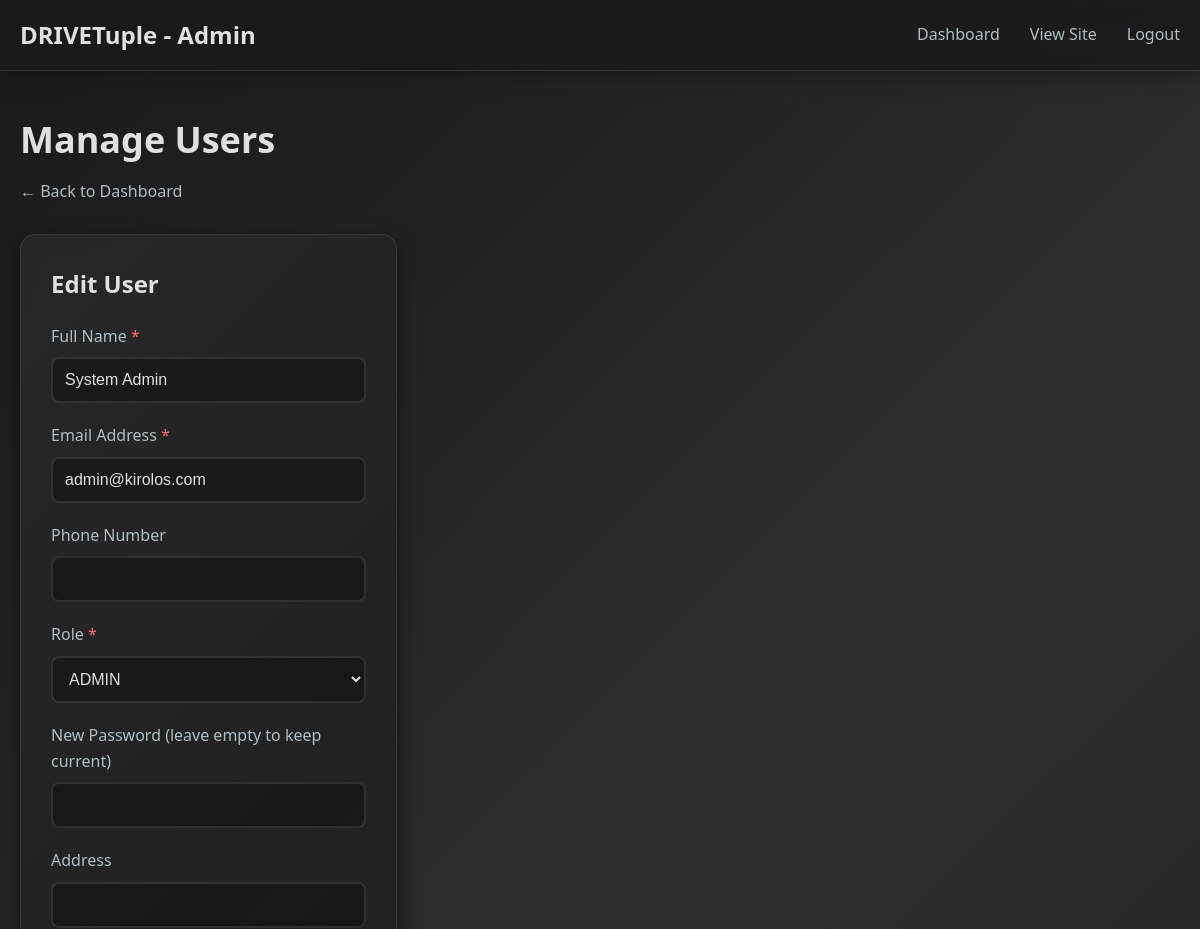
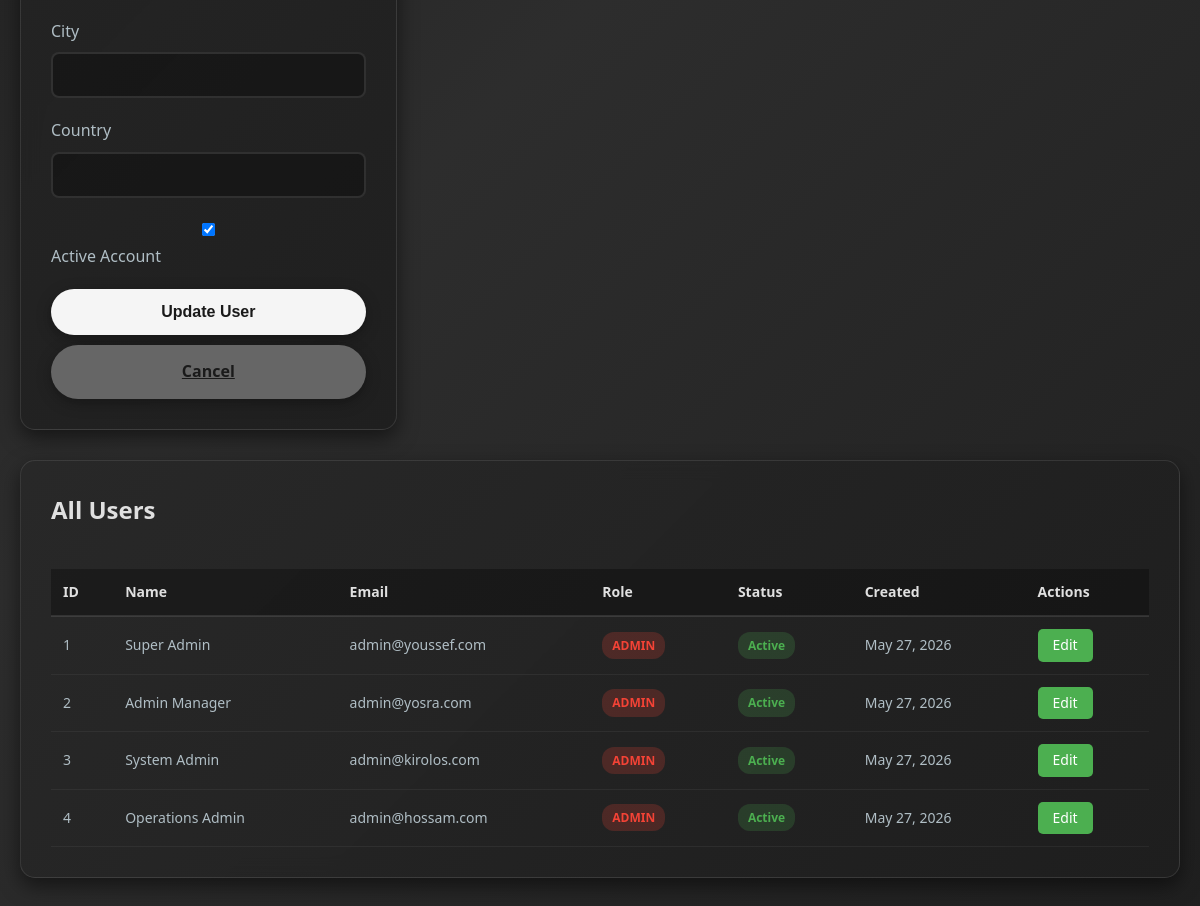
/admin_manage_users.php?edit=3 (signed in), run on the app's committed database (2 pictures, top to bottom).
### tables this page shows
CREATE TABLE `users` (
  `user_id` int(11) NOT NULL,
  `full_name` varchar(100) NOT NULL,
  `email` varchar(150) NOT NULL,
  `phone` varchar(20) DEFAULT NULL,
  `password` varchar(255) NOT NULL,
  `role` enum('ADMIN','STAFF','CUSTOMER') NOT NULL DEFAULT 'CUSTOMER',
  `is_active` tinyint(1) DEFAULT 1,
  `created_at` datetime DEFAULT current_timestamp(),
  `address` varchar(255) DEFAULT NULL,
  `city` varchar(100) DEFAULT NULL,
  `country` varchar(100) DEFAULT NULL
);

### admin_manage_users.php (the view, shortened to what this page needs)
<?php
require_once 'conn.php';
$edit_user_id = isset($_GET['edit']) ? intval($_GET['edit']) : 0;
$user_to_edit = null;
if ($edit_user_id > 0) {
    $edit_query = "SELECT user_id, full_name, email, phone, address, city, country, created_at, is_active, role
                   FROM users
                   WHERE user_id = ?";
    $edit_stmt = mysqli_prepare($conn, $edit_query);
    if ($edit_stmt) {
        mysqli_stmt_bind_param($edit_stmt, "i", $edit_user_id);
        mysqli_stmt_execute($edit_stmt);
        $edit_result = mysqli_stmt_get_result($edit_stmt);
        $user_to_edit = mysqli_fetch_assoc($edit_result);
    }
}
$users_query = "SELECT user_id, full_name, email, phone, address, city, country, created_at, is_active, role
                FROM users
                ORDER BY created_at DESC";
$users_result = mysqli_query($conn, $users_query);
?>
<!DOCTYPE html>
<html lang="en">
<head>
</head>
<body>
    <nav class="navbar">
        <div class="nav-container">
            <a href="admin_dashboard.php" class="logo">
                <span>DRIVETuple - Admin</span>
            </a>
            <ul class="nav-menu">
                <li><a href="admin_dashboard.php">Dashboard</a></li>
                <li><a href="index.php">View Site</a></li>
                <li><a href="logout.php">Logout</a></li>
            </ul>
        </div>
    </nav>
    <div class="container">
        <div class="page-header">
            <h1>Manage Users</h1>
            <a href="admin_dashboard.php">← Back to Dashboard</a>
        </div>
        <div class="content-grid">
            <?php if ($edit_user_id > 0 && $user_to_edit): ?>
            <div class="form-section">
                <h2>Edit User</h2>
                <form method="POST" action="">
                    <div class="form-group">
                        <label for="full_name">Full Name <span class="required">*</span></label>
                        <input type="text" id="full_name" name="full_name"
                               value="<?php echo htmlspecialchars($user_to_edit['full_name']); ?>"
                               required>
                    </div>
                    <div class="form-group">
                        <label for="email">Email Address <span class="required">*</span></label>
                        <input type="email" id="email" name="email"
                               value="<?php echo htmlspecialchars($user_to_edit['email']); ?>"
                               required>
                    </div>
                    <div class="form-group">
                        <label for="phone">Phone Number</label>
                        <input type="tel" id="phone" name="phone"
                               value="<?php echo htmlspecialchars($user_to_edit['phone'] ?? ''); ?>">
                    </div>
                    <div class="form-group">
                        <label for="role">Role <span class="required">*</span></label>
                        <select id="role" name="role" required>
                            <option value="ADMIN" <?php echo $user_to_edit['role'] == 'ADMIN' ? 'selected' : ''; ?>>ADMIN</option>
                        </select>
                    </div>
                    <div class="form-group">
                        <label for="password">New Password (leave empty to keep current)</label>
                        <input type="password" id="password" name="password" minlength="6">
                    </div>
                    <div class="form-group">
                        <label for="address">Address</label>
                        <input type="text" id="address" name="address"
                               value="<?php echo htmlspecialchars($user_to_edit['address'] ?? ''); ?>">
                    </div>
                    <div class="form-group">
                        <label for="city">City</label>
                        <input type="text" id="city" name="city"
                               value="<?php echo htmlspecialchars($user_to_edit['city'] ?? ''); ?>">
                    </div>
                    <div class="form-group">
                        <label for="country">Country</label>
                        <input type="text" id="country" name="country"
                               value="<?php echo htmlspecialchars($user_to_edit['country'] ?? ''); ?>">
                    </div>
                    <div class="form-group">
                        <label>
                            <input type="checkbox" name="is_active" value="1" <?php echo $user_to_edit['is_active'] ? 'checked' : ''; ?>>
                            Active Account
                        </label>
                    </div>
                    <button type="submit" class="btn-submit">Update User</button>
                    <a href="admin_manage_users.php" class="btn-submit" style="display: inline-block; text-align: center; background: #666; margin-top: 10px;">Cancel</a>
                </form>
            </div>
            <?php endif; ?>
            <div class="list-section" style="<?php echo $edit_user_id > 0 ? 'grid-column: 1 / -1;' : ''; ?>">
                <h2>All Users</h2>
                <?php if (mysqli_num_rows($users_result) > 0): ?>
                    <div style="overflow-x: auto;">
                        <table class="users-table">
                            <thead>
                                <tr>
                                    <th>ID</th>
                                    <th>Name</th>
                                    <th>Email</th>
                                    <th>Role</th>
                                    <th>Status</th>
                                    <th>Created</th>
                                    <th>Actions</th>
                                </tr>
                            </thead>
                            <tbody>
                                <?php
                                mysqli_data_seek($users_result, 0);
                                while ($user = mysqli_fetch_assoc($users_result)):
                                ?>
                                    <tr>
                                        <td><?php echo $user['user_id']; ?></td>
                                        <td><?php echo htmlspecialchars($user['full_name']); ?></td>
                                        <td><?php echo htmlspecialchars($user['email']); ?></td>
                                        <td>
                                            <span class="role-badge role-<?php echo strtolower($user['role']); ?>">
                                                <?php echo htmlspecialchars($user['role']); ?>
                                            </span>
                                        </td>
                                        <td>
                                            <span class="status-badge <?php echo $user['is_active'] ? 'status-active' : 'status-inactive'; ?>">
                                                <?php echo $user['is_active'] ? 'Active' : 'Inactive'; ?>
                                            </span>
                                        </td>
                                        <td><?php echo date('M d, Y', strtotime($user['created_at'])); ?></td>
                                        <td>
                                            <a href="?edit=<?php echo $user['user_id']; ?>" class="btn-edit">Edit</a>
                                        </td>
                                    </tr>
                                <?php endwhile; ?>
                            </tbody>
                        </table>
                    </div>
                <?php else: ?>
                    <div class="no-users">
                        <p>No users found.</p>
                    </div>
                <?php endif; ?>
            </div>
        </div>
    </div>
</body>
</html>

### admin_manage_users.php (style rules this page uses)
* { margin: 0; padding: 0; box-sizing: border-box; }
body { font-family: 'Segoe UI', Tahoma, Geneva, Verdana, sans-serif; line-height: 1.6; color: #e0e0e0; background: linear-gradient(135deg, #1a1a1a 0%, #2d2d2d 50%, #1f1f1f 100%); background-attachment: fixed; min-height: 100vh; }
.navbar { background: rgba(26, 26, 26, 0.85); backdrop-filter: blur(10px); box-shadow: 0 4px 20px rgba(0, 0, 0, 0.3); position: sticky; top: 0; z-index: 1000; border-bottom: 1px solid rgba(150, 150, 150, 0.2); }
.nav-container { max-width: 1200px; margin: 0 auto; padding: 0 20px; display: flex; justify-content: space-between; align-items: center; height: 70px; }
.logo { font-size: 24px; font-weight: bold; color: #e0e0e0; text-decoration: none; }
.nav-menu { display: flex; list-style: none; gap: 30px; align-items: center; }
.nav-menu a { text-decoration: none; color: #b0bec5; font-weight: 500; transition: all 0.3s; }
.container { max-width: 1400px; margin: 40px auto; padding: 0 20px; }
.page-header { margin-bottom: 30px; }
.page-header h1 { font-size: 36px; color: #e0e0e0; margin-bottom: 10px; }
.page-header a { color: #b0bec5; text-decoration: none; transition: all 0.3s; }
.content-grid { display: grid; grid-template-columns: 1fr 2fr; gap: 30px; margin-bottom: 30px; }
.form-section, .list-section { background: linear-gradient(135deg, rgba(40, 40, 40, 0.9) 0%, rgba(30, 30, 30, 0.9) 100%); backdrop-filter: blur(10px); padding: 30px; border-radius: 15px; box-shadow: 0 8px 20px rgba(0, 0, 0, 0.5); border: 1px solid rgba(150, 150, 150, 0.2); }
.form-section h2, .list-section h2 { color: #e0e0e0; margin-bottom: 20px; font-size: 24px; }
.form-group { margin-bottom: 20px; }
.form-group label { display: block; margin-bottom: 8px; color: #b0bec5; font-weight: 500; }
.form-group label .required { color: #ff6b6b; }
.form-group input, .form-group select { width: 100%; padding: 12px; border: 2px solid rgba(150, 150, 150, 0.2); border-radius: 8px; background: rgba(0, 0, 0, 0.3); color: #e0e0e0; font-size: 16px; transition: all 0.3s; }
.btn-submit { width: 100%; padding: 14px; background: #f5f5f5; color: #1a1a1a; border: none; border-radius: 30px; font-size: 16px; font-weight: bold; cursor: pointer; transition: all 0.3s; box-shadow: 0 4px 15px rgba(0, 0, 0, 0.3); }
.users-table { width: 100%; border-collapse: collapse; margin-top: 20px; font-size: 14px; }
.users-table th { background: rgba(0, 0, 0, 0.3); color: #e0e0e0; padding: 12px; text-align: left; font-weight: 600; border-bottom: 2px solid rgba(150, 150, 150, 0.2); }
.users-table td { padding: 12px; border-bottom: 1px solid rgba(150, 150, 150, 0.1); color: #b0bec5; }
.status-badge { display: inline-block; padding: 4px 10px; border-radius: 12px; font-size: 12px; font-weight: bold; }
.status-active { background: rgba(76, 175, 80, 0.2); color: #4caf50; }
.role-badge { display: inline-block; padding: 4px 10px; border-radius: 12px; font-size: 12px; font-weight: bold; }
.role-admin { background: rgba(244, 67, 54, 0.2); color: #f44336; }
.btn-edit { display: inline-block; padding: 5px 15px; background: #4caf50; color: white; text-decoration: none; border-radius: 5px; font-size: 14px; transition: all 0.3s; }

### data on the page
users: full_name "System Admin", email "admin@kirolos.com", role "ADMIN", is_active "☑", user_id "3", shows "Active", created_at "May 27, 2026"
users: user_id "1", full_name "Super Admin", email "admin@youssef.com", role "ADMIN", is_active "Active", created_at "May 27, 2026"
users: user_id "2", full_name "Admin Manager", email "admin@yosra.com", role "ADMIN", is_active "Active", created_at "May 27, 2026"
users: user_id "4", full_name "Operations Admin", email "admin@hossam.com", role "ADMIN", is_active "Active", created_at "May 27, 2026"
